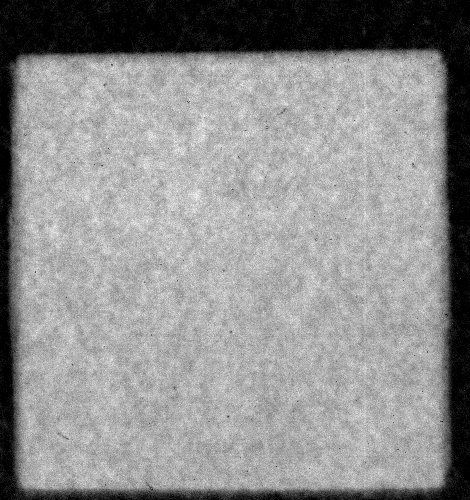
%> input picture Matlab/Analyse/S12_0000.tif, 470 x 500 px
$ octave --eval "result = A3_MakeBW(imread('../S12_0000.tif'));"   (GNU Octave 9; MATLAB toolbox functions it lacks are replaced by stand-ins)
%> lines starting %> are read from the running program, lines starting %| are printed output that depends on the picture; in (x1, y1, x2, y2) boxes, pixels count from 0 and x2, y2 are one past the last pixel; in counts of white or black regions, pixels touching at a corner belong together; the program's own positions count from 1
%> in A3_MakeBW, Img is the input picture: size 500x470 single; min 0, max 2.92e-06, mean 1.65e-06
%> in A3_MakeBW, `I0=imadjust(Img);`:
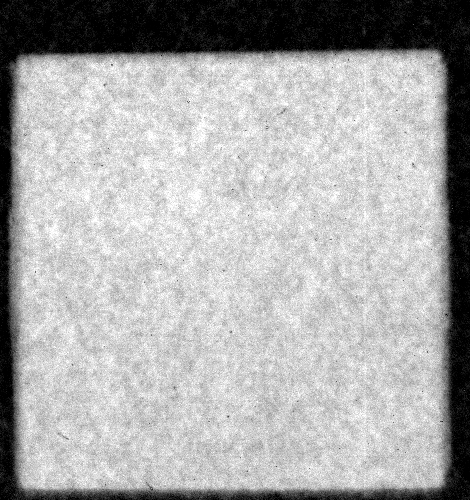
%> I0: size 500x470 single; min 0, max 1, mean 0.672
%> in A3_MakeBW, `M=mean2(I0);`: M = 0.672
%> in A3_MakeBW, `EarlyWood=M<100;`: EarlyWood = true
### Matlab/_snips/Michaela2/_snips/removeBackground.m
function [ Im] = removeBackground( I,s )
%> called with s = 25
%REMOVEBACKGROUND Summary of this function goes here
%   Detailed explanation goes here
background = imopen(I,strel('disk',s));
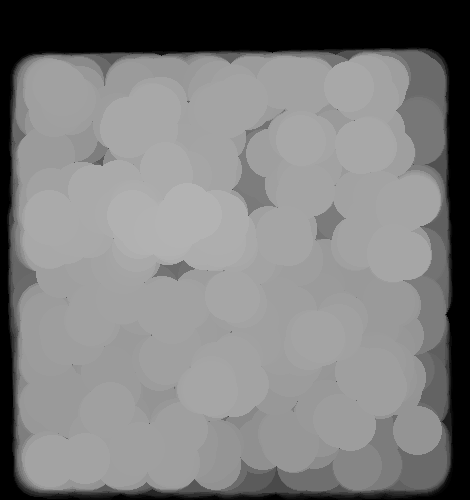
%> background: size 500x470 single; min 0, max 0.704, mean 0.494
Imageshow(background,'back');
%> (this line was passed over: Imageshow is not available in this run)
Im=uint8(I - background);
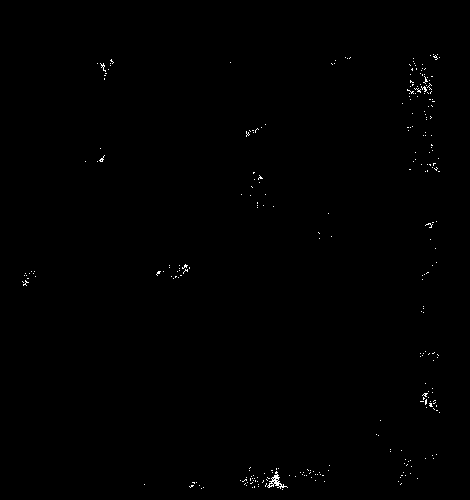
%> Im: size 500x470 uint8; values 0 (black) and 1 (white), 0.3% white in thin lines or dots, all inside (x1, y1, x2, y2) = (22, 54, 440, 490)
ImageShow(Im,'Result');

end

### Matlab/_snips/ImageShow.m
function [ f ] = ImageShow( Im,Title,fig ,map,pos,doshow,dosave)
%> called with Title = 'Result'
%   [f] = ImageShow (Im,Title,fig ,map,pos,doshow)
% Im: the Image
% Title: Title of the figure
% fig: figure handel if already is open
% map: if true = map min(image)..max(image) to 0..1
% pos: 0 whole figure else  1..4 in figure
% doshow overwrite the global doshow flag
% f:: = hadle of the open figure
global ImShowFlag ResDir
    if ~exist('map','var') || isempty(map)
        map=0;
    end
    if ~exist('pos','var')|| isempty(pos)
        pos=0;
    end
    if ~exist('doshow','var')|| isempty(doshow)
        doshow=0;
    end
     if ~exist('dosave','var')|| isempty(dosave)
        dosave=0;
    end

    if isempty(ImShowFlag)
        ImShowFlag=1;
    end

    f=[];
    [sy,sx,sz]=size(Im);
%> sy = 500; sx = 470; sz = 1
    if sz<4 ,is2D=1;else is2D=0;end;

    if (ImShowFlag || doshow)

      if is2D
        if (nargin < 2) || isempty(Title)
          Title='-';
        end
        S=max(size(Im));
%> S = 500
        S0=500;
        mag=S0/S*100;
%> mag = 100
%> in A3_MakeBW, `I0b=imadjust(I0,[],[],2.5);`: I0b: size 500x470 uint8; every value is 0
        if ~exist('fig','var') || isempty(fig)
           f=figure;
           fig=f;
        else
           f=fig;
           figure(fig);
        end
        if pos~=0
          scrsz = get(0,'ScreenSize');
          scx=200;scy=200;
          if pos==2, scx=scrsz(3)/2;end;
          if pos==3, scy=scrsz(4)/2;end;
          if pos==4, scx=scrsz(3)/2;scy=scrsz(4)/2;end;
          fpos=get(fig,'position');
          wx=fpos(3);
          wy=fpos(4);
          set(fig,'Position',[(1+scx) (scrsz(4)-scy-wy) wx wy ])
        end
        %imshow
        if map
          tol=1-map;
          mi=min(min(Im));
          Im=Im-mi;
          ma=max(max(Im));
          Im=Im/ma;
          if tol>0
            LO_HI=stretchlim(Im,tol);
            mi=LO_HI(1);ma=LO_HI(2);
            mm=ma-mi;
            Im=(Im-mi)/mm;
          end
        end
        imshow(Im,'InitialMagnification',mag);
        if ~strcmp(Title,'-')
          set(f,'Name',Title);
        end

        if dosave
          SaveFig(f);
        end

      else  % Show 3D pic
        showcs3(Im);
      end

    end

end

### Matlab/Analyse/2_Seg/FindEdges.m
function [ Eim ] = FindEdges( im ,Th,Sig)
%> called with Th = 0.3, Sig = 0.5
%FINDEDGES Summary of this function goes here
%   Detailed explanation goes here
if ~exist('Th','var'),Th=[];end;
if ~exist('Sig','var'),Sig=[];end;

ImageShow(im,'Start Edg');
tp=3;
if tp==1 || tp==0
  BW = edge(im,'canny',0.1,1,'nothinning');
  ImageShow(BW,'c 0.1,1');
  BW = edge(im,'canny',0.2,0.2,'nothinning');
  ImageShow(BW,'c 0.2,0.2');
  BW = edge(im,'canny',0.2,0.5,'nothinning');
  ImageShow(BW,'c 0.2,0.5');
  BW = edge(im,'canny',0.2,1,'nothinning');
  ImageShow(BW,'c 0.2,1');
  BW = edge(im,'canny',0.3,0.5,'nothinning');
  ImageShow(BW,'c 0.3,0.5');
  BW = edge(im,'canny',0.3,1,'nothinning');
  ImageShow(BW,'c 0.3,1');
  BW = edge(im,'canny',0.5,1,'nothinning');
  ImageShow(BW,'c 0.5,1');
  BW = edge(im,'canny',0.5,1.4,'nothinning');
  ImageShow(BW,'c 0.5,1.4');
  BW = edge(im,'canny',0.8,2,'nothinning');
  ImageShow(BW,'c 0.8,2');
  BW = edge(im,'canny',0.8,4,'nothinning');
  ImageShow(BW,'c 0.8,4');
  [BW ,Thres] = edge(im,'canny');
  ImageShow(BW,'c auto');

end
if (tp==2 || tp==0) && 0
  BW = FindEdgesCanny(im,'canny',0.1,1,'nothinning');
  ImageShow(BW,'c 0.1,1');
  BW = FindEdgesCanny(im,'canny',0.2,0.2,'nothinning');
  ImageShow(BW,'c 0.2,0.2');
  BW = FindEdgesCanny(im,'canny',0.2,0.5,'nothinning');
  ImageShow(BW,'c 0.2,0.5');
  BW = FindEdgesCanny(im,'canny',0.2,1,'nothinning');
  ImageShow(BW,'c 0.2,1');
  BW =FindEdgesCanny(im,'canny',0.3,0.5,'nothinning');
  ImageShow(BW,'c 0.3,0.5');
  BW = FindEdgesCanny(im,'canny',0.3,1,'nothinning');
  ImageShow(BW,'c 0.3,1');
  BW = FindEdgesCanny(im,'canny',0.5,1,'nothinning');
  ImageShow(BW,'c 0.5,1');
  BW = FindEdgesCanny(im,'canny',0.8,1,'nothinning');
  ImageShow(BW,'c 0.8,1');
  BW = FindEdgesCanny(im,'canny',.95,1,'nothinning');
  ImageShow(BW,'c 1,1');
  [BW,thres] = edge(im,'canny');
  ImageShow(BW,'c auto');
end


if tp==3 || tp==0
  if isempty(Th)
     [BW,thres] = edge(im,'canny');
  else
     BW = edge(im,'canny',Th,Sig,'nothinning');
%> BW: size 500x470 logical; 27% white in thin lines or dots
  end
  ImageShow(BW,'c');
%> in A3_MakeBW, `I0=imadd(I0,ImEdg);`:
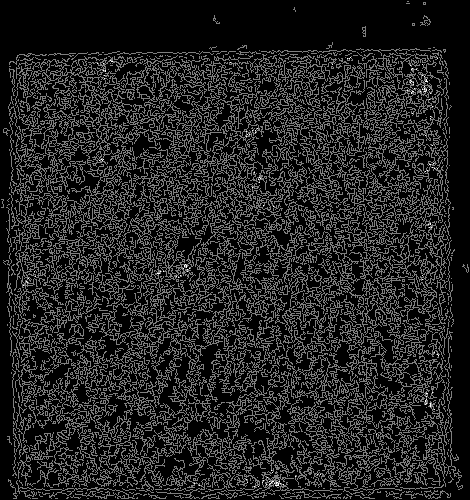
%> I0: size 500x470 uint8; min 0, max 2, mean 0.273; drawn with min black and max white
end

if 0
  %BW=ImBorderClean(BW,4);
  se=strel('disk',1);
  BW=imdilate(BW,se);
  BW=bwmorph(BW,'bridge');
  se=strel('disk',2);
  BW=imclose(BW,se);
  % [4 lines of commented-out code are left out]
  ImageShow(BW,'Edges');
end
Eim=BW;
end

### Matlab/Analyse/2_Seg/PrepRegion.m
function [ BWOut ] = PrepRegion( im,Th,minA,Brd,holes,cls)
%> called with Th = 100, minA = 20, Brd = 1, holes = 0, cls = 8
%FINDMAXREGION Summary of this function goes here
%   Detailed explanation goes here
 %change Holes of wood to white

 if (nargin < 2) || isempty(Th)
   Th=80;
 end
 if (nargin < 3) || isempty(minA)
  minA=20;
 end
 if (nargin < 4) || isempty(Brd)
    Brd=0;
 end
 if (nargin < 5) || isempty(holes)
    holes=0;
 end
 if (nargin < 6) || isempty(cls)
    cls=2;
 end

  ImShow(1);
%> (this line was passed over: ImShow is not available in this run)

  %Add Black frame
  ImageShow(im,'PrepRegion im');

  %Thresholding
  im=imadjust(im,stretchlim(im));
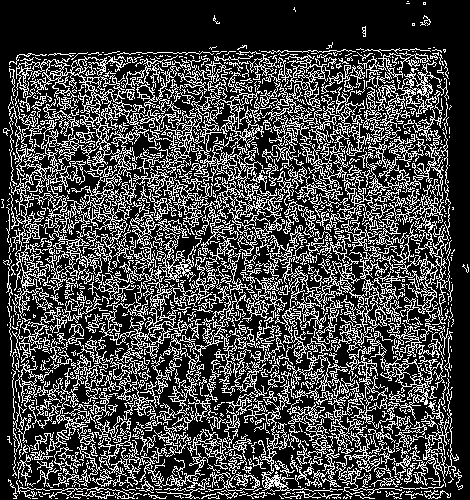
%> im: size 500x470 uint8; 27.2% white in thin lines or dots
  BW=im>Th;
%> BW: size 500x470 logical; 27.2% white in thin lines or dots
  ImageShow(BW,'PrepReg BW');

  %make holes white
  %se=strel('disk',2);
  %im=imopen(im,se);
  %ImageShow(im);

  %Areas ar white
  % remove smale areas
  % Holes
  BW=BW==0;
%> BW: size 500x470 logical; 72.8% white; black in thin lines or dots
  BW=bwareaopen(BW,200);
%> BW: size 500x470 logical; 72.7% white; black in thin lines or dots
  % Wood
  BW=BW==0;
%> BW: size 500x470 logical; 27.3% white in thin lines or dots
  BW=bwareaopen(BW,200);
%> BW: size 500x470 logical; 20.5% white in thin lines or dots, all inside (x1, y1, x2, y2) = (8, 51, 463, 499)
  ImageShow(BW,'PrepReg clean BW');


  se=strel('disk',2);
  BW=imclose(BW,se);
%> BW: size 500x470 logical; 45.6% white; 1 white region, box (x1, y1, x2, y2) and area: (8, 51, 463, 499) 107155
  ImageShow(BW,'close wood 2');


  if ~Brd
    BW=imclearborder(BW);
    ImageShow(BW);
  end
  % Wood +1
  se=strel('disk',1);
  BW=imdilate(BW,se);
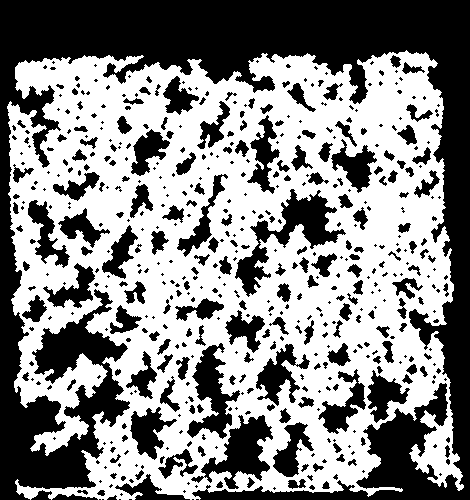
%> BW: size 500x470 logical; 53.6% white; 532 black regions (320 under 20 px), largest, box (x1, y1, x2, y2) and area: (0, 0, 470, 500) 66494, (235, 189, 346, 297) 3242, (191, 415, 273, 489) 2450


  BW=ImBorderAdd(BW,30,false);
   %close Small gabs in Wood struct
  se=strel('disk',cls);
  BW=imclose(BW,se);
  ImageShow(BW,'close wood cls');
  %BW=ImBorderRemove(BW,30);

  %BW=ImBorderAdd(BW,30,true);
  %earse small gap lines
  se=strel('disk',4);
  BW=imopen(BW,se);
  ImageShow(BW,'open air 4');
  BW=ImBorderRemove(BW,30);

  BW=ImBorderAdd(BW,30,true);
  se=strel('disk',2);
  BW=imclose(BW,se);
  ImageShow(BW,'close wood 2');
  BW=ImBorderRemove(BW,30);

  se=strel('disk',3);
  BW=imopen(BW,se);
  ImageShow(BW,'close Holes 3');

  % remove all objects les than x pix
  % Wood
  BW=bwareaopen(BW,minA);
  % Air
  BW=BW==0;
  BW=bwareaopen(BW,50);
  BW=BW==0;

  %
  % fill holes
  %BW=imfill(BW,'holes');
  %ImageShow(BW,'holes');
  if holes
    %make holes dark again
    BWOut=BW==0;
  else
    BWOut=BW;
  end

  ImageShow(BWOut,'Prepair');
  ImShow('-');

end

### Matlab/_snips/ImBorderAdd.m

function [ Imo] = ImBorderAdd( Im,bd,pix )
%> called with bd = 30, pix = false
% Adds a border to image
% Im the image
% bd bixelwidth of the border sedfaul=1
% pix the value of the pixels added to the image def=0
if ~exist('bd','var')
  bd=1;
end
if ~exist('pix','var')
  pix=0;
end
sx=size(Im,2);
sy=size(Im,1);
Imo=zeros(sy+2*bd,sx+2*bd);
Imo(bd+1:sy+bd,bd+1:sx+bd)=Im;
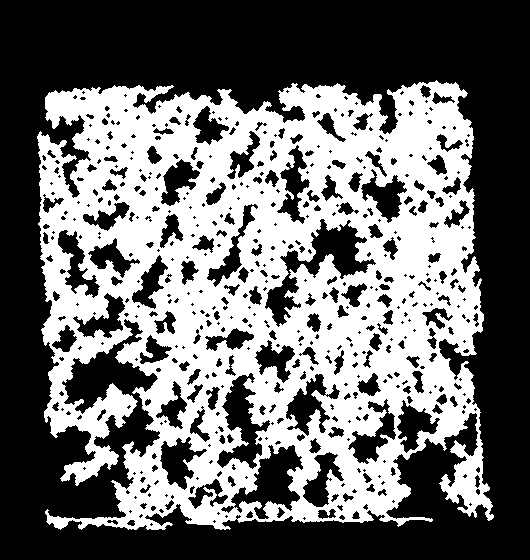
%> Imo: size 560x530 double; values 0 (black) and 1 (white), 42.4% white; 1 white region, box (x1, y1, x2, y2) and area: (37, 80, 494, 530) 125941
%> the run ends on the next line
Imo=ImBorderSet(Imo,bd,pix);
%ImageShow(Imo,'Border add');
end

### Matlab/Analyse/2_Seg/MakeBW.m
function [BW ] = A3_MakeBW( Im)

   % try to make Black and White ot of Pic

   imAir=[];
   Reg2=[];


   Img=Im;
   I0=imadjust(Img);

   M=mean2(I0);
   EarlyWood=M<100;
   if EarlyWood %early wood
     I0=removeBackground(I0,25);  %15 for firstpic 25 for the 2.pic
   end

   ImageShow(Img,'Im');
   Imageshow(I0,'I0');

   I0b=imadjust(I0,[],[],2.5); % gamma>1 mitte wird dunkler
   Imageshow(I0b,'I0b gamma');

   if EarlyWood
      ImEdg=FindEdges(Img,0.3,0.5);
   else
      ImEdg=FindEdges(Img,0.8,1);
   end
   ImageShow(ImEdg,'Edges');

   I0=imadd(I0,ImEdg);

   %Th=FindThreshold(I0,20);
   if EarlyWood
     Th=100;
   else
    Th=105;
   end

   if EarlyWood
      BW=PrepRegion(I0,Th,20,1,0,8);
   else
      BW=PrepRegion(I0,Th,20,1,0,15);
   end

   ImageShow(BW,'makebw BW');

end
